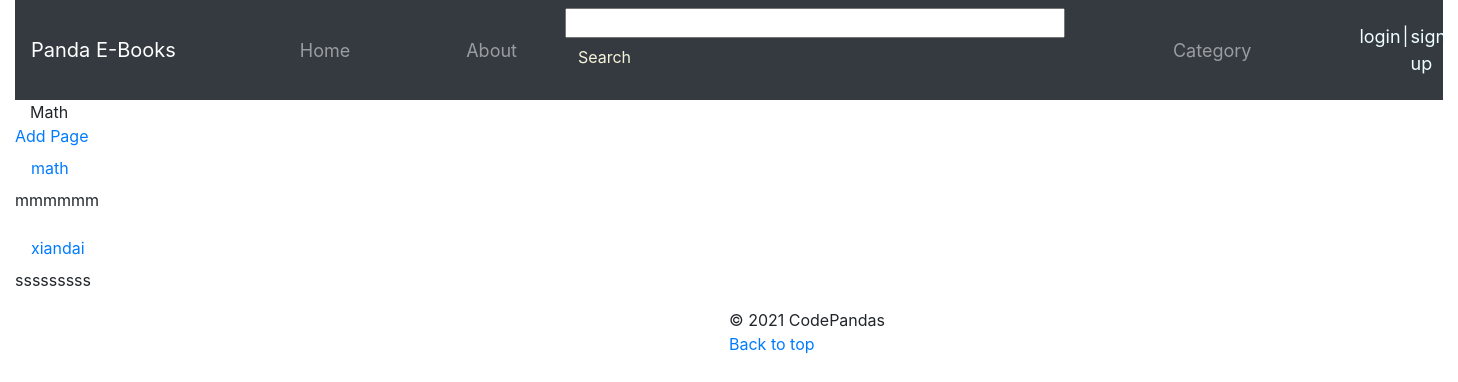
Before: /panda-online-library/category/math/ with the older database file.
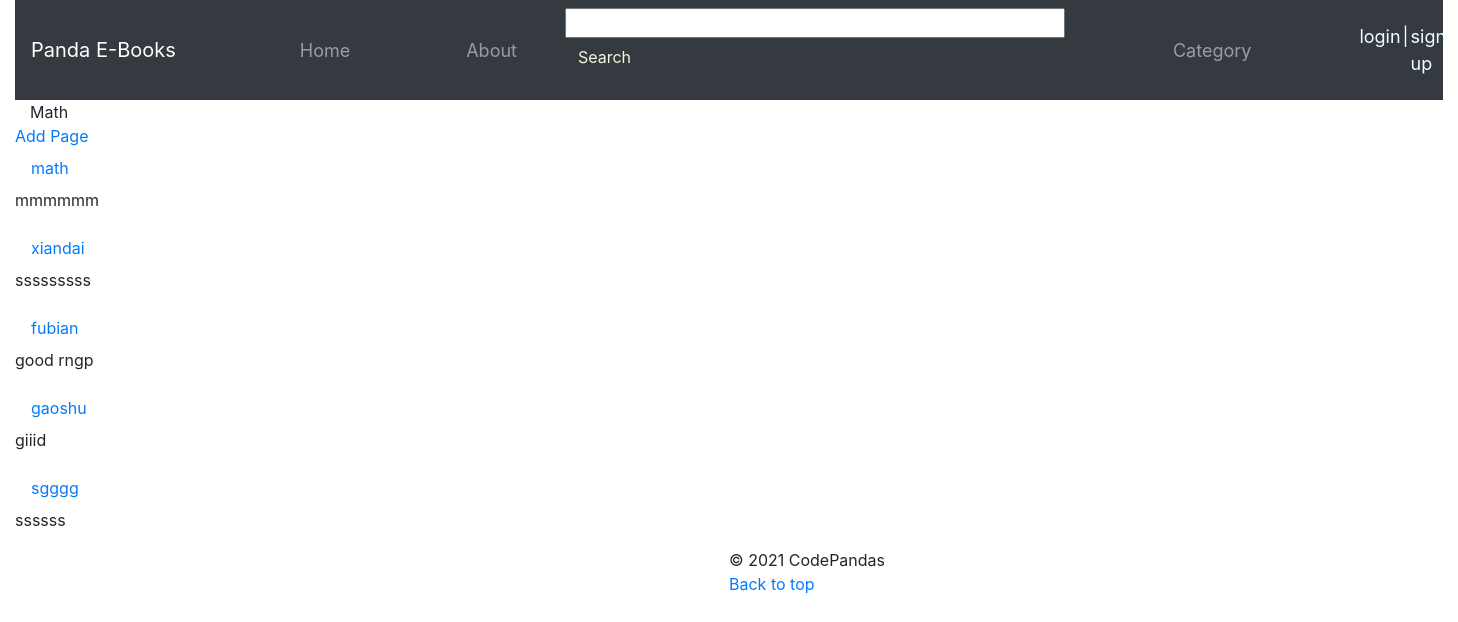
After: the same page with the newer database file.
### panda/models.py (models this page shows, shortened)
class Book(models.Model):
    TITLE_MAX_SIZE = 128
    category = models.ForeignKey(Category, on_delete=models.CASCADE)
    name = models.CharField(max_length=TITLE_MAX_SIZE)
    slug = models.SlugField(unique=True,blank=True)
    views = models.IntegerField(default=0)
    image = models.ImageField(upload_to='book_images',blank = True)
    likes = models.IntegerField(default=0)
    rating = models.FloatField(default=0.0)
    description = models.CharField(max_length=500)

### panda/views.py (the view)
# urls.py: path('category/<slug:category_name_slug>/',views.show_category, name='show_category'),
def show_category(request,category_name_slug):
    context_dict={}
    try:
        category = Category.objects.get(slug=category_name_slug)
        books = Book.objects.filter(category=category)
        context_dict['books'] = books
        context_dict['category'] = category
    except Category.DoesNotExist:
        context_dict['category'] = None
        context_dict['books'] = None
    return render(request, 'panda/category.html', context=context_dict)

### templates/panda/category.html
{% extends 'panda/base.html' %}
{% load staticfiles %}
{% block main_block %}
    <div class="container-fluid">
        {{category.name}}
    </div>
    <a href="{% url 'panda:add_book' category.slug %}">Add Page</a> <br />
    {% if books %}
    {% for book in books %}
        <div >
            <a class="nav-link" href="{% url 'panda:show_book' book.slug %}">{{book.name}}</a>
            <p>{{book.description}}</p>
        </div>
    {% endfor %}
    {% endif %}
{% endblock %}

Changed rows visible on the page:
added Book: name "fubian", description "good rngp"
added Book: name "gaoshu", description "giiid"
added Book: name "sgggg", description "ssssss"
